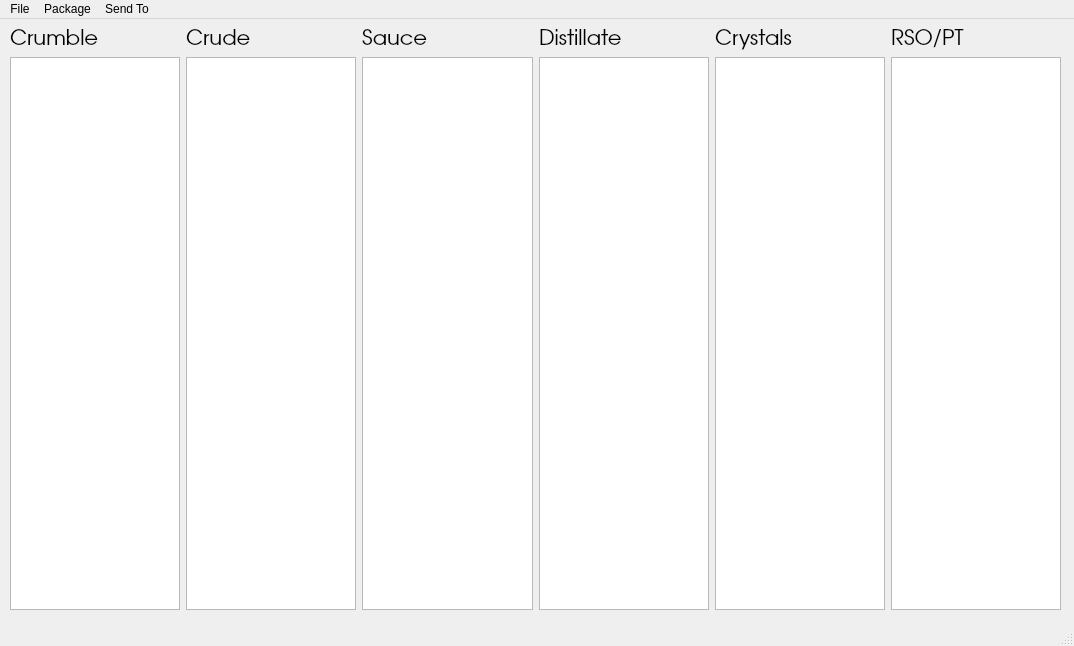
<?xml version="1.0" encoding="UTF-8"?>
<ui version="4.0">
 <class>MainWindow</class>
 <widget class="QMainWindow" name="MainWindow">
  <property name="geometry">
   <rect>
    <x>0</x>
    <y>0</y>
    <width>1074</width>
    <height>646</height>
   </rect>
  </property>
  <property name="windowTitle">
   <string>MainWindow</string>
  </property>
  <widget class="QWidget" name="centralwidget">
   <widget class="QWidget" name="horizontalLayoutWidget">
    <property name="geometry">
     <rect>
      <x>10</x>
      <y>10</y>
      <width>1051</width>
      <height>581</height>
     </rect>
    </property>
    <property name="font">
     <font>
      <family>URW Gothic L</family>
      <pointsize>16</pointsize>
     </font>
    </property>
    <layout class="QHBoxLayout" name="horizontalLayout">
     <item>
      <layout class="QVBoxLayout" name="verticalLayout">
       <item>
        <widget class="QLabel" name="labelCrum">
         <property name="font">
          <font>
           <family>URW Gothic L</family>
           <pointsize>16</pointsize>
          </font>
         </property>
         <property name="text">
          <string>Crumble</string>
         </property>
        </widget>
       </item>
       <item>
        <widget class="QListWidget" name="listCrum">
         <property name="font">
          <font>
           <family>URW Gothic L</family>
           <pointsize>16</pointsize>
          </font>
         </property>
        </widget>
       </item>
      </layout>
     </item>
     <item>
      <layout class="QVBoxLayout" name="verticalLayout_6">
       <item>
        <widget class="QLabel" name="label">
         <property name="text">
          <string>Crude</string>
         </property>
        </widget>
       </item>
       <item>
        <widget class="QListWidget" name="listCrude"/>
       </item>
      </layout>
     </item>
     <item>
      <layout class="QVBoxLayout" name="verticalLayout_2">
       <item>
        <widget class="QLabel" name="labeLive">
         <property name="font">
          <font>
           <family>URW Gothic L</family>
           <pointsize>16</pointsize>
          </font>
         </property>
         <property name="text">
          <string>Sauce</string>
         </property>
        </widget>
       </item>
       <item>
        <widget class="QListWidget" name="listLive">
         <property name="font">
          <font>
           <family>URW Gothic L</family>
           <pointsize>16</pointsize>
          </font>
         </property>
        </widget>
       </item>
      </layout>
     </item>
     <item>
      <layout class="QVBoxLayout" name="verticalLayout_4">
       <item>
        <widget class="QLabel" name="labelDisto">
         <property name="font">
          <font>
           <family>URW Gothic L</family>
           <pointsize>16</pointsize>
          </font>
         </property>
         <property name="text">
          <string>Distillate</string>
         </property>
        </widget>
       </item>
       <item>
        <widget class="QListWidget" name="listDisto">
         <property name="font">
          <font>
           <family>URW Gothic L</family>
           <pointsize>16</pointsize>
          </font>
         </property>
        </widget>
       </item>
      </layout>
     </item>
     <item>
      <layout class="QVBoxLayout" name="verticalLayout_3">
       <item>
        <widget class="QLabel" name="labelCry">
         <property name="font">
          <font>
           <family>URW Gothic L</family>
           <pointsize>16</pointsize>
          </font>
         </property>
         <property name="text">
          <string>Crystals</string>
         </property>
        </widget>
       </item>
       <item>
        <widget class="QListWidget" name="listCry">
         <property name="font">
          <font>
           <family>URW Gothic L</family>
           <pointsize>16</pointsize>
          </font>
         </property>
        </widget>
       </item>
      </layout>
     </item>
     <item>
      <layout class="QVBoxLayout" name="verticalLayout_5">
       <item>
        <widget class="QLabel" name="labelRsopt">
         <property name="font">
          <font>
           <family>URW Gothic L</family>
           <pointsize>16</pointsize>
          </font>
         </property>
         <property name="text">
          <string>RSO/PT</string>
         </property>
        </widget>
       </item>
       <item>
        <widget class="QListWidget" name="listRsopt">
         <property name="font">
          <font>
           <family>URW Gothic L</family>
           <pointsize>16</pointsize>
          </font>
         </property>
        </widget>
       </item>
      </layout>
     </item>
    </layout>
   </widget>
  </widget>
  <widget class="QMenuBar" name="menubar">
   <property name="geometry">
    <rect>
     <x>0</x>
     <y>0</y>
     <width>1074</width>
     <height>19</height>
    </rect>
   </property>
   <widget class="QMenu" name="menuFile">
    <property name="title">
     <string>File</string>
    </property>
    <addaction name="actionSave"/>
    <addaction name="quit_button"/>
   </widget>
   <widget class="QMenu" name="menuPackage">
    <property name="title">
     <string>Package</string>
    </property>
    <addaction name="actionPackage_Selected"/>
   </widget>
   <widget class="QMenu" name="menuSend_To">
    <property name="title">
     <string>Send To</string>
    </property>
    <addaction name="actionSend_to_Bulk"/>
    <addaction name="actionMake_RSO_PT"/>
   </widget>
   <addaction name="menuFile"/>
   <addaction name="menuPackage"/>
   <addaction name="menuSend_To"/>
  </widget>
  <widget class="QStatusBar" name="statusbar"/>
  <action name="actionSave">
   <property name="text">
    <string>Save</string>
   </property>
  </action>
  <action name="quit_button">
   <property name="text">
    <string>Quit</string>
   </property>
  </action>
  <action name="actionPackage_Selected">
   <property name="text">
    <string>Package Selected</string>
   </property>
  </action>
  <action name="actionSend_to_Bulk">
   <property name="text">
    <string>Send to Bulk</string>
   </property>
  </action>
  <action name="actionRSO_PT">
   <property name="text">
    <string>RSO/PT</string>
   </property>
  </action>
  <action name="actionMake_RSO_PT">
   <property name="text">
    <string>Make/Flavor</string>
   </property>
  </action>
  <action name="actionMake_Flavored_Distillate">
   <property name="text">
    <string>Make Flavored Distillate</string>
   </property>
  </action>
  <action name="actionCustomer_Relations">
   <property name="text">
    <string>Customer Relations</string>
   </property>
  </action>
  <action name="actionIntake">
   <property name="text">
    <string>Intake</string>
   </property>
  </action>
  <action name="actionLab">
   <property name="text">
    <string>Lab</string>
   </property>
  </action>
  <action name="actionFinishing">
   <property name="text">
    <string>Finishing</string>
   </property>
  </action>
  <action name="actionYield">
   <property name="text">
    <string>Yield</string>
   </property>
  </action>
  <action name="actionProduct_Management">
   <property name="text">
    <string>Product Management</string>
   </property>
  </action>
  <action name="actionDistillate">
   <property name="text">
    <string>Distillate</string>
   </property>
  </action>
  <action name="actionPOS">
   <property name="text">
    <string>POS</string>
   </property>
  </action>
  <action name="actionPage_Switch_On_Off">
   <property name="checkable">
    <bool>true</bool>
   </property>
   <property name="checked">
    <bool>true</bool>
   </property>
   <property name="text">
    <string>Page Switch On/Off</string>
   </property>
  </action>
 </widget>
 <resources/>
 <connections/>
</ui>
